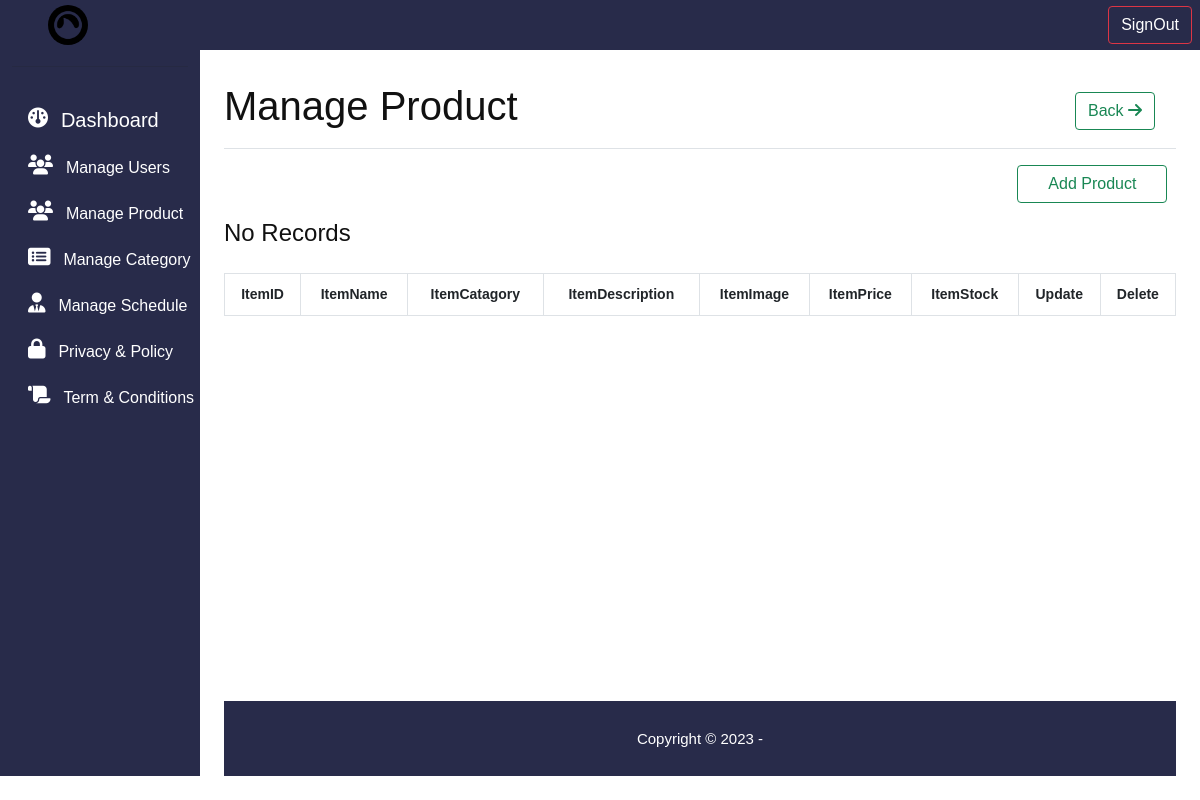
/manage_product.php, run on an earlier commit of the app's database.
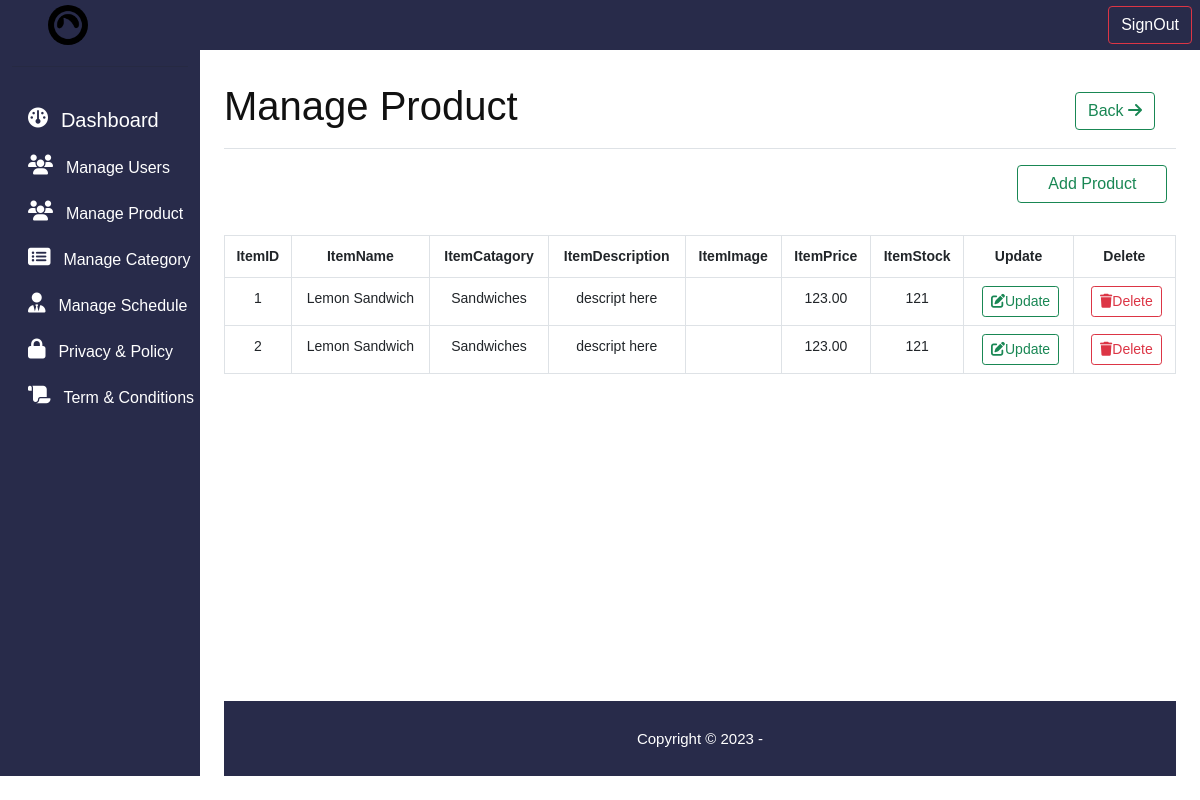
And on a later commit of the database.
### tables this page shows
CREATE TABLE `tblstock` (
  `ItemID` int(4) UNSIGNED NOT NULL,
  `ItemName` varchar(30) NOT NULL,
  `ItemCategory` varchar(20) NOT NULL,
  `ItemDescription` varchar(200) NOT NULL,
  `ItemImage` varchar(100) NOT NULL,
  `ItemPrice` decimal(5,2) NOT NULL,
  `ItemStock` int(4) NOT NULL
);

### manage_product.php (the view, shortened to what this page needs)
<?php include('topbar.php'); ?>
<?php include('sidebar.php'); ?>
      <main class="col-md-9 ms-sm-auto col-lg-10 px-md-4">
            <div class="d-flex justify-content-between mt-3 flex-wrap flex-md-nowrap align-items-center pt-3 pb-2 mb-3 border-bottom">
              <h1 class="display-6 fs-1">Manage Product</h1>
              <div class="btn mb-2 me-2 mb-md-0">
                    <a href="dashboard.php" class="btn btn-outline-success"> <span class="">Back</span> <i class="fas fa-arrow-right"></i></a>
                </div>
            </div>
          <div class="row" style="min-height:65vh;">
            <div class="table-responsive">
              <div class="col-2 ms-auto">
                <a href="addproduct.php" class="mb-3 btn btn-outline-success" style="width: 150px;">Add Product</a>
              </div>
              <table id="category_list" class="table table-bordered text-center mt-3">
                <thead>
                  <tr>
                    <th scope="col" class="text-center">ItemID</th>
                    <th scope="col" class="text-center">ItemName</th>
                    <th scope="col" class="text-center">ItemCatagory</th>
                    <th scope="col" class="text-center">ItemDescription</th>
                    <th scope="col" class="text-center">ItemImage</th>
                    <th scope="col" class="text-center">ItemPrice</th>
                    <th scope="col" class="text-center">ItemStock</th>
                    <th scope="col" class="text-center">Update</th>
                    <th scope="col" class="text-center">Delete</th>
                  </tr>
                </thead>
                <tbody>
                <?php
                  $stmt = $conn->prepare("SELECT * FROM tblstock");
                  $stmt->execute();
                  $result = $stmt->fetchall();
                  if($result)
                  {
                    foreach($result as $row)
                    {
                      ?>
                        <tr>
                        <td> <?= $row['ItemID'] ?></td>
                        <td> <?= $row['ItemName']?></td>
                        <td> <?= $row['ItemCategory']?></td>
                        <td> <?= $row['ItemDescription']?></td>
                        <td><img src="<?= $row['ItemImage']?>" width=100   alt=""> </td>
                        <td> <?= $row['ItemPrice']?></td>
                        <td> <?= $row['ItemStock']?></td>
                        <td><a href="updatePr.php?id=<?=$row['ItemID']?>" class="btn btn-sm btn-outline-success ms-1"> <i class="fa-solid fa-pen-to-square"></i>Update</a></td>
                        <td><a href="deletePr.php?id=<?=$row['ItemID']?>" class="btn btn-sm btn-outline-danger ms-1"><i class="fa-solid fa-trash"></i>Delete</a></td>
                        </tr>
                    <?php
                    }
                  }else{
                    echo '<h1>No Records</h1>';
                  }
                ?>
                </tbody>
              </table>
            </div>
          </div>
        <?php include('footer.php') ?>

### topbar.php (shortened to what this page needs)
<!doctype html>
<html lang="en">
  <head>
    <link href="https://cdn.jsdelivr.net/npm/bootstrap@5.0.2/dist/css/bootstrap.min.css" rel="stylesheet">
     <link rel="stylesheet" href="https://cdnjs.cloudflare.com/ajax/libs/font-awesome/6.3.0/css/all.min.css" />
      <link rel="stylesheet" href="https://cdn.datatables.net/1.12.1/css/dataTables.bootstrap5.min.css">
      <link rel="stylesheet" href="https://cdn.datatables.net/buttons/2.2.3/css/buttons.bootstrap5.min.css">
    <link rel="stylesheet" href="../assets/css/style.css">
  </head>
  <body>
<header class="navbar navbar-light sticky-top flex-md-nowrap p-0" style="background-color: #282B4A;">
  <a class="navbar-brand col-md-3 fs-5 col-lg-2 me-0 px-5  text-white" href="#" style="background-color: #282B4A;"> <img src="assets\images\grooveshark_121535.png" style="backdrop-filter:inverse(1)" width="40px" height="40px" class="rounded-circle"> <?php echo $name; ?></a>
  <div class="navbar-nav">
    <div class="nav-item">
      <a class="btn me-2  btn-outline-danger align-items-center rounded text-white" href="logout.php">
          SignOut
      </a>
    </div>
  </div>
</header>

### sidebar.php
<div class="container-fluid">
  <div class="row">
    <nav id="sidebarMenu" class="col-md-3 col-lg-2 d-md-block sidebar collapse" style="background-color: #282B4A;">
      <div class="position-sticky">
        <hr class="text-dark fs-2">
      <div class="flex-shrink-0 p-3" style="width: 280px;">
    <ul class="list-unstyled ps-0">
      <li class="mb-1">
        <i class="text-white fs-5 fa-solid fa-gauge"></i>
        <a class="btn btn-toggle align-items-center rounded p-2" href="dashboard.php">
          <strong class="h5  border-3 p-0 m-0" style="color:white;">Dashboard</strong>
        </a>
      </li>
      <li class="mb-1">
       <i class="text-white fs-5 fa-solid fa-users"></i>
        <a class="btn btn-toggle align-items-center rounded p-2" style="color:white;" href="manage_users.php">
        Manage Users<strong class="h6 p-0 m-0"></strong>
        </a>
      </li>
      <li class="mb-1">
       <i class="text-white fs-5 fa-solid fa-users"></i>
        <a class="btn btn-toggle align-items-center rounded p-2" style="color:white;" href="manage_product.php">
        Manage Product<strong class="h6 p-0 m-0"></strong>
        </a>
      </li>
      <li class="mb-1">
        <i class="text-white fs-5 fa fa-list-alt"></i>
        <a class="btn btn-toggle align-items-center rounded p-2" style="color:white;" href="manage_category.php">
        Manage Category<strong class="h6 p-0 m-0"></strong>
        </a>
      </li>
      <li class="mb-1">
        <i class="text-white fs-5 fa-solid fa-user-tie"></i>
        <a class="btn btn-toggle align-items-center rounded p-2" style="color:white;" href="manage_schedule.php">
      Manage Schedule<strong class="h6 p-0 m-0"></strong>
        </a>
      </li>
      <li class="mb-1">
        <i class="text-white fs-5 fa-solid fa-lock"></i>
        <a class="btn btn-toggle align-items-center rounded p-2" style="color:white;" href="manage_privacy.php">
        Privacy & Policy<strong class="h6 p-0 m-0"></strong>
        </a>
      </li>
      <li class="mb-1">
        <i class="text-white fs-5 fa-solid fa-scroll"></i>
        <a class="btn btn-toggle align-items-center rounded p-2" style="color:white;" href="manage_term.php">
        Term & Conditions<strong class="h6 p-0 m-0"></strong>
        </a>
      </li>
    </ul>
  </div>
</div>
</nav>

### footer.php (shortened to what this page needs)
<footer class="sticky-footer text-dark mt-3" style="background-color: #282B4A;">
        <div class="container py-4">
          <div class="text-center">
            <span class="text-white" style="font-size: 15px;">
              Copyright &copy; <script> document.write(new Date().getFullYear()); </script> -
            </span>
          </div>
        </div>
    </footer>
    </main>
  </div>
</div>
</body>
</html>

### assets/css/style.css (style rules this page uses)
* { box-sizing: border-box !important; transition: ease all 0.5s; }
html { scroll-behavior: smooth; overflow-x: hidden; }
body { color: #666666; font-size: 14px; line-height: 1.80857; font-weight: normal; overflow-x: hidden; font-family: 'Poppins', sans-serif; }
a { color: #1f1f1f; text-decoration: none !important; outline: none !important; -webkit-transition: all .3s ease-in-out; -moz-transition: all .3s ease-in-out; -ms-transition: all .3s ease-in-out; -o-transition: all .3s ease-in-out; transition: all .3s ease-in-out; }
h1, h2, h3, h4, h5, h6 { letter-spacing: 0; font-weight: normal; position: relative; padding: 0 0 10px 0; font-weight: normal; line-height: normal; color: #111111; margin: 0 }
h1 { font-size: 24px }
*, *::after, *::before { -webkit-box-sizing: border-box; -moz-box-sizing: border-box; box-sizing: border-box; }
ul, li, ol { margin: 0px; padding: 0px; list-style: none; }
a { color: #222222; text-decoration: none; outline: none !important; }
a, .btn { text-decoration: none !important; outline: none !important; -webkit-transition: all .3s ease-in-out; -moz-transition: all .3s ease-in-out; -ms-transition: all .3s ease-in-out; -o-transition: all .3s ease-in-out; transition: all .3s ease-in-out; }
img { max-width: 100%; height: auto; }

What changed in the data, as far as the page shows it:
added tblstock: ItemID "1", ItemName "Lemon Sandwich", ItemCategory "Sandwiches", ItemDescription "descript here", ItemPrice "123.00", ItemStock "121"
added tblstock: ItemID "2", ItemName "Lemon Sandwich", ItemCategory "Sandwiches", ItemDescription "descript here", ItemPrice "123.00", ItemStock "121"
Also different on the page:
text no longer shown: "No Records"
